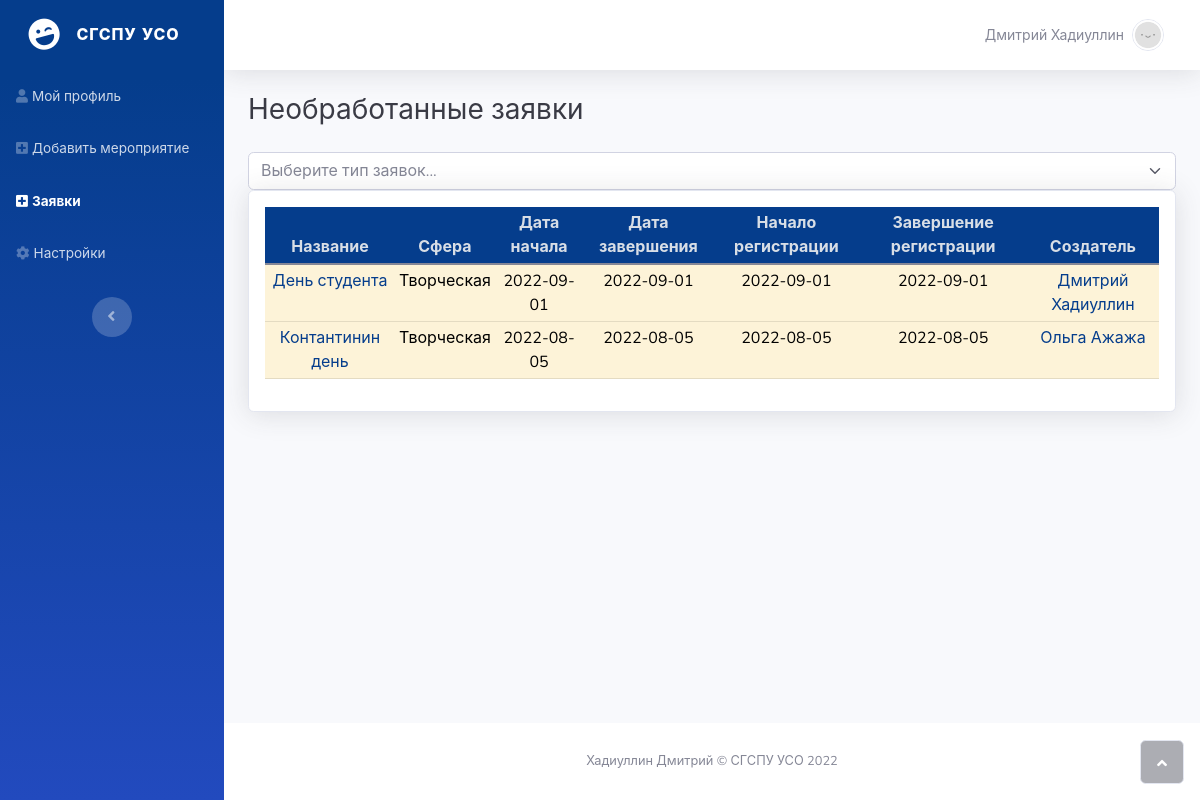
/request_events (signed in), run on the app's committed database.
### models.py (models this page shows, shortened)
class User(db.Model, UserMixin):
    __tablename__ = 'user'
    id = db.Column(db.Integer, primary_key=True)
    username = db.Column(db.String(120),  nullable=False)
    firstname = db.Column(db.String(120),  nullable=False)
    lastname = db.Column(db.String(120), nullable=False)
    email = db.Column(db.String(120), nullable=False, unique=True)
    uzName = db.Column(db.String(120), nullable=False)
    level = db.Column(db.Integer,  nullable=False)
    password = db.Column(db.String(250), nullable=False)
    department = db.Column(db.String(120), nullable=False)
    region = db.Column(db.String(120), nullable=False)
    avatar = db.Column(db.String(120), nullable=False)

class Event(db.Model, UserMixin):
    __tablename__ = 'event'
    id = db.Column(db.Integer, primary_key=True)
    name = db.Column(db.String(120), nullable=False)
    info = db.Column(db.String(200))
    sfera = db.Column(db.String(120), nullable=False)
    level = db.Column(db.Integer, nullable=False)
    dateStart = db.Column(db.String(120), nullable=False)
    dateEnd = db.Column(db.String(120), nullable=False)
    dateRegStart = db.Column(db.String(120), nullable=False)
    dateRegEnd = db.Column(db.String(120), nullable=False)
    own = db.Column(db.Integer, nullable=False)
    moderator = db.Column(db.Integer, nullable=False)
    status = db.Column(db.Integer, nullable=False)
    id_str = db.Column(db.String(120), nullable=False)

### app.py (the view, shortened to what this page needs)
@app.route("/request_events", methods=['GET'])
@login_required
def request_events():
    if current_user.level >= 3:
        if current_user.level == 3:
            moderator_str = f'(event.moderator = 3)'
        else:
            moderator_str = f'(event.moderator = 3 OR event.moderator = 4)'
        table = request.args.get('table')
        cursor = db.session.execute(
            f'SELECT id, username, firstname, lastname, email, uzName, level, avatar FROM user WHERE id = {current_user.id};')
        result = cursor.fetchone()
        if table == 'neob' or table is None:
            heading = 'Необработанные'
            cursor = db.session.execute(
                f"SELECT event.id, event.name, event.info, event.sfera, event.level, event.dateStart, event.dateEnd, event.dateRegStart, event.dateRegEnd, event.own, event.moderator, event.status, event.id_str, user.username, user.firstname, user.lastname FROM event JOIN user ON (event.own = user.id) WHERE {moderator_str} AND (event.status = 0)")
        result_events = cursor.fetchall()
        return render_template('request_events.html', info=result, events=result_events, heading=heading)
    else:
        print('Доступ запрещен!')
        return redirect(url_for("profile"))

### app.py (called while the page is built)
@login_manager.user_loader
def load_user(user_id):
    return User.query.get(int(user_id))

### templates/request_events.html (shortened to what this page needs)
<!DOCTYPE html>
<html>
<head>
    <link rel="stylesheet" href="{{ url_for('static', filename='assets/bootstrap/css/bootstrap.min.css') }}">
    <link rel="stylesheet" href="{{ url_for('static', filename='assets/fonts/fontawesome-all.min.css') }}">
    <link rel="stylesheet" href="{{ url_for('static', filename='assets/fonts/font-awesome.min.css') }}">
    <link rel="stylesheet" href="{{ url_for('static', filename='assets/fonts/fontawesome5-overrides.min.css') }}">
</head>
<body id="page-top">
    <div id="wrapper">
        <nav class="navbar navbar-dark align-items-start sidebar sidebar-dark accordion bg-gradient-primary p-0">
            <div class="container-fluid d-flex flex-column p-0"><a
                    class="navbar-brand d-flex justify-content-center align-items-center sidebar-brand m-0" href="#">
                    <div class="sidebar-brand-icon rotate-n-15"><i class="fas fa-laugh-wink"></i></div>
                    <div class="sidebar-brand-text mx-3"><span>СГСПУ УСО</span></div>
                </a>
                <ul class="navbar-nav text-light" id="accordionSidebar">
                    <li class="nav-item"><a class="nav-link" href="/profile"><i class="fas fa-user"></i><span>Мой
                                профиль</span></a></li>
                    <li class="nav-item"><a class="nav-link" href="/add_event"><i
                                class="fas fa-plus-square"></i><span>Добавить мероприятие</span></a></li>
                    <li class="nav-item"><a class="nav-link active" href="/request_events"><i
                                class="fas fa-plus-square"></i><span>Заявки</span></a></li>
                    <li class="nav-item"><a class="nav-link" href="/profile/settings"><i
                                class="fas fa-cog"></i><span>Настройки</span></a></li>
                </ul>
                <div class="text-center d-none d-md-inline"><button class="btn rounded-circle border-0"
                        id="sidebarToggle" type="button"></button></div>
            </div>
        </nav>
        <div class="d-flex flex-column" id="content-wrapper">
            <div id="content">
                <nav class="navbar navbar-light navbar-expand bg-white shadow mb-4 topbar static-top">
                    <div class="container-fluid">
                        <ul class="navbar-nav flex-nowrap ms-auto">
                            <li class="nav-item dropdown no-arrow">
                                <div class="nav-item dropdown no-arrow"><a class="dropdown-toggle nav-link"
                                        aria-expanded="false" data-bs-toggle="dropdown" href="#"><span
                                            class="d-none d-lg-inline me-2 text-gray-600 small">{{info[2]+"
                                            "+info[3]}}</span><img class="border rounded-circle img-profile"
                                            src="{{ url_for('static',filename= 'assets/img/avatars/none.jpg') }}"></a>
                                </div>
                            </li>
                        </ul>
                    </div>
                </nav>
                <div class="container-fluid">
                    <div class="row">
                        <div class="col">
                            <h3 class="text-start text-dark mb-4">{{heading}} заявки</h3>
                        </div>
                        <div class="col-xxl-3">
                            <select class="form-select form-control-user" id="dynamic_select">
                                <option selected>Выберите тип заявок...</option>
                            </select>
                        </div>
                    </div>
                    <div class="row">
                        <div class="col">
                            <div class="card shadow mb-3">
                                <div class="card-body">
                                    <div class="table-responsive">
                                        <table class="table table-hover table-sm">
                                            <thead>
                                                <tr class="text-center">
                                                    <th class="table-primary">Название</th>
                                                    <th class="table-primary">Сфера</th>
                                                    <th class="table-primary">Дата начала</th>
                                                    <th class="table-primary">Дата завершения</th>
                                                    <th class="table-primary">Начало регистрации</th>
                                                    <th class="table-primary">Завершение регистрации</th>
                                                    <th class="table-primary">Создатель</th>
                                                </tr>
                                            </thead>
                                            <tbody>
                                                {% for event in events %}
                                                    {% if event[11] == 0 %}
                                                        <tr class="text-center table-warning">
                                                    {% elif event[11] == 1 %}
                                                        <tr class="text-center table-success">
                                                    {% elif event[11] == 2 %}
                                                        <tr class="text-center table-danger">
                                                    {% else %}
                                                        <tr class="text-center">
                                                    {% endif %}
                                                    <td><a href="/request_event?id_str={{event[12]}}">{{event[1]}}</a></td>
                                                    <td>{{event[3]}}</td>
                                                    <td>{{event[5]}}</td>
                                                    <td>{{event[6]}}</td>
                                                    <td>{{event[7]}}</td>
                                                    <td>{{event[8]}}</td>
                                                    <td><a href="/user?username={{event[13]}}">{{event[14] + ' ' + event[15]}}</a></td>
                                                </tr>
                                                {% endfor %}
                                            </tbody>
                                        </table>
                                    </div>
                                </div>
                            </div>
                        </div>
                    </div>
                </div>
            </div>
            <footer class="bg-white sticky-footer">
                <div class="container my-auto">
                    <div class="text-center my-auto copyright"><span>Хадиуллин Дмитрий © СГСПУ УСО 2022</span></div>
                </div>
            </footer>
        </div><a class="border rounded d-inline scroll-to-top" href="#page-top"><i class="fas fa-angle-up"></i></a>
    </div>
</body>
</html>

### data on the page
User: firstname+lastname "Дмитрий Хадиуллин"
Event: name "День студента", sfera "Творческая", dateStart "2022-09-01", dateEnd "2022-09-01", dateRegStart "2022-09-01", dateRegEnd "2022-09-01", lastname "Дмитрий Хадиуллин"
Event: name "Контантинин день", sfera "Творческая", dateStart "2022-08-05", dateEnd "2022-08-05", dateRegStart "2022-08-05", dateRegEnd "2022-08-05", lastname "Ольга Ажажа"

### other printed values
{{ heading }} "Необработанные"
